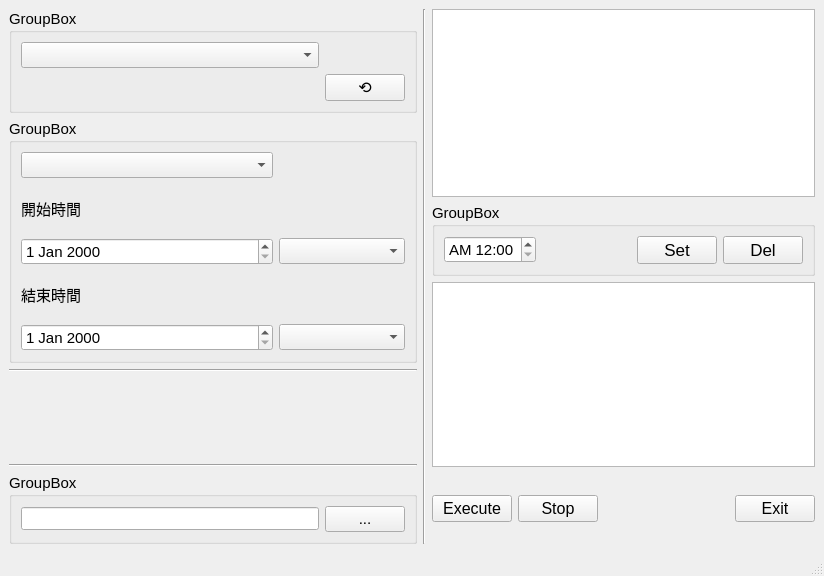
<?xml version="1.0" encoding="UTF-8"?>
<ui version="4.0">
 <class>MainWindow</class>
 <widget class="QMainWindow" name="MainWindow">
  <property name="geometry">
   <rect>
    <x>0</x>
    <y>0</y>
    <width>824</width>
    <height>576</height>
   </rect>
  </property>
  <property name="font">
   <font>
    <family>Arial</family>
    <pointsize>11</pointsize>
   </font>
  </property>
  <property name="windowTitle">
   <string>MainWindow</string>
  </property>
  <widget class="QWidget" name="centralwidget">
   <layout class="QGridLayout" name="gridLayout_8">
    <item row="0" column="2" rowspan="2">
     <widget class="QPlainTextEdit" name="plainTextEdit"/>
    </item>
    <item row="0" column="1" rowspan="8">
     <widget class="Line" name="line_2">
      <property name="orientation">
       <enum>Qt::Vertical</enum>
      </property>
     </widget>
    </item>
    <item row="3" column="2" rowspan="4">
     <widget class="QPlainTextEdit" name="plainTextEdit_2"/>
    </item>
    <item row="6" column="0">
     <widget class="Line" name="line_6">
      <property name="orientation">
       <enum>Qt::Horizontal</enum>
      </property>
     </widget>
    </item>
    <item row="1" column="0" rowspan="3">
     <widget class="QGroupBox" name="groupBox_2">
      <property name="title">
       <string>GroupBox</string>
      </property>
      <layout class="QGridLayout" name="gridLayout_4">
       <item row="0" column="0">
        <layout class="QGridLayout" name="gridLayout_3">
         <item row="0" column="0" colspan="3">
          <widget class="QComboBox" name="comboBox_2"/>
         </item>
         <item row="1" column="0" colspan="2">
          <widget class="QLabel" name="label">
           <property name="text">
            <string>開始時間</string>
           </property>
          </widget>
         </item>
         <item row="1" column="2" colspan="2">
          <spacer name="horizontalSpacer_4">
           <property name="orientation">
            <enum>Qt::Horizontal</enum>
           </property>
           <property name="sizeHint" stdset="0">
            <size>
             <width>258</width>
             <height>20</height>
            </size>
           </property>
          </spacer>
         </item>
         <item row="2" column="0" colspan="3">
          <widget class="QDateEdit" name="dateEdit"/>
         </item>
         <item row="2" column="3">
          <widget class="QComboBox" name="comboBox_3"/>
         </item>
         <item row="3" column="0">
          <widget class="QLabel" name="label_3">
           <property name="text">
            <string>結束時間</string>
           </property>
          </widget>
         </item>
         <item row="3" column="1" colspan="3">
          <spacer name="horizontalSpacer_5">
           <property name="orientation">
            <enum>Qt::Horizontal</enum>
           </property>
           <property name="sizeHint" stdset="0">
            <size>
             <width>268</width>
             <height>20</height>
            </size>
           </property>
          </spacer>
         </item>
         <item row="4" column="0" colspan="3">
          <widget class="QDateEdit" name="dateEdit_2"/>
         </item>
         <item row="4" column="3">
          <widget class="QComboBox" name="comboBox_5"/>
         </item>
        </layout>
       </item>
      </layout>
     </widget>
    </item>
    <item row="7" column="2">
     <layout class="QHBoxLayout" name="horizontalLayout_3">
      <item>
       <widget class="QPushButton" name="pushButton">
        <property name="font">
         <font>
          <family>Arial</family>
          <pointsize>12</pointsize>
         </font>
        </property>
        <property name="text">
         <string>Execute</string>
        </property>
       </widget>
      </item>
      <item>
       <widget class="QPushButton" name="pushButton_3">
        <property name="font">
         <font>
          <family>Arial</family>
          <pointsize>12</pointsize>
         </font>
        </property>
        <property name="text">
         <string>Stop</string>
        </property>
       </widget>
      </item>
      <item>
       <spacer name="horizontalSpacer_6">
        <property name="orientation">
         <enum>Qt::Horizontal</enum>
        </property>
        <property name="sizeHint" stdset="0">
         <size>
          <width>40</width>
          <height>20</height>
         </size>
        </property>
       </spacer>
      </item>
      <item>
       <widget class="QPushButton" name="pushButton_2">
        <property name="font">
         <font>
          <family>Arial</family>
          <pointsize>12</pointsize>
         </font>
        </property>
        <property name="text">
         <string>Exit</string>
        </property>
       </widget>
      </item>
     </layout>
    </item>
    <item row="7" column="0">
     <widget class="QGroupBox" name="groupBox_3">
      <property name="title">
       <string>GroupBox</string>
      </property>
      <layout class="QGridLayout" name="gridLayout_5">
       <item row="0" column="0">
        <layout class="QHBoxLayout" name="horizontalLayout">
         <item>
          <widget class="QLineEdit" name="lineEdit">
           <property name="font">
            <font>
             <family>Arial</family>
             <pointsize>10</pointsize>
            </font>
           </property>
          </widget>
         </item>
         <item>
          <widget class="QPushButton" name="pushButton_8">
           <property name="text">
            <string>...</string>
           </property>
          </widget>
         </item>
        </layout>
       </item>
      </layout>
     </widget>
    </item>
    <item row="0" column="0">
     <widget class="QGroupBox" name="groupBox">
      <property name="title">
       <string>GroupBox</string>
      </property>
      <layout class="QGridLayout" name="gridLayout_2">
       <item row="0" column="0">
        <layout class="QGridLayout" name="gridLayout">
         <item row="0" column="1">
          <spacer name="horizontalSpacer">
           <property name="orientation">
            <enum>Qt::Horizontal</enum>
           </property>
           <property name="sizeHint" stdset="0">
            <size>
             <width>40</width>
             <height>20</height>
            </size>
           </property>
          </spacer>
         </item>
         <item row="1" column="1">
          <widget class="QPushButton" name="pushButton_9">
           <property name="sizePolicy">
            <sizepolicy hsizetype="Maximum" vsizetype="Maximum">
             <horstretch>0</horstretch>
             <verstretch>0</verstretch>
            </sizepolicy>
           </property>
           <property name="font">
            <font>
             <family>Arial</family>
             <pointsize>12</pointsize>
            </font>
           </property>
           <property name="text">
            <string>⟲</string>
           </property>
          </widget>
         </item>
         <item row="1" column="0">
          <spacer name="horizontalSpacer_2">
           <property name="orientation">
            <enum>Qt::Horizontal</enum>
           </property>
           <property name="sizeHint" stdset="0">
            <size>
             <width>298</width>
             <height>20</height>
            </size>
           </property>
          </spacer>
         </item>
         <item row="0" column="0">
          <widget class="QComboBox" name="comboBox"/>
         </item>
        </layout>
       </item>
      </layout>
     </widget>
    </item>
    <item row="4" column="0">
     <widget class="Line" name="line_4">
      <property name="orientation">
       <enum>Qt::Horizontal</enum>
      </property>
     </widget>
    </item>
    <item row="2" column="2">
     <widget class="QGroupBox" name="groupBox_4">
      <property name="title">
       <string>GroupBox</string>
      </property>
      <layout class="QGridLayout" name="gridLayout_7">
       <item row="0" column="0">
        <layout class="QGridLayout" name="gridLayout_6">
         <item row="0" column="0">
          <layout class="QHBoxLayout" name="horizontalLayout_2">
           <item>
            <widget class="QTimeEdit" name="timeEdit">
             <property name="minimumDateTime">
              <datetime>
               <hour>0</hour>
               <minute>0</minute>
               <second>0</second>
               <year>2000</year>
               <month>12</month>
               <day>30</day>
              </datetime>
             </property>
             <property name="displayFormat">
              <string>AP hh:mm</string>
             </property>
            </widget>
           </item>
           <item>
            <spacer name="horizontalSpacer_3">
             <property name="orientation">
              <enum>Qt::Horizontal</enum>
             </property>
             <property name="sizeHint" stdset="0">
              <size>
               <width>40</width>
               <height>20</height>
              </size>
             </property>
            </spacer>
           </item>
           <item>
            <widget class="QPushButton" name="pushButton_6">
             <property name="font">
              <font>
               <family>Arial</family>
               <pointsize>13</pointsize>
              </font>
             </property>
             <property name="text">
              <string>Set</string>
             </property>
            </widget>
           </item>
           <item>
            <widget class="QPushButton" name="pushButton_7">
             <property name="font">
              <font>
               <family>Arial</family>
               <pointsize>13</pointsize>
              </font>
             </property>
             <property name="text">
              <string>Del</string>
             </property>
            </widget>
           </item>
          </layout>
         </item>
        </layout>
       </item>
      </layout>
     </widget>
    </item>
   </layout>
  </widget>
  <widget class="QMenuBar" name="menubar">
   <property name="geometry">
    <rect>
     <x>0</x>
     <y>0</y>
     <width>824</width>
     <height>23</height>
    </rect>
   </property>
  </widget>
  <widget class="QStatusBar" name="statusbar"/>
 </widget>
 <resources/>
 <connections/>
</ui>
